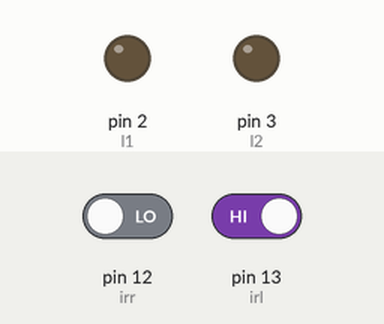
The sketch below on a simulated Arduino Uno, built with avr-gcc and run on an emulated ATmega328P. On the bench: output pins drawn as LEDs (lit = HIGH). The inputs (shaded band) are chosen by the test bench; at power-on: pin 13 (irl) HIGH, pin 12 (irr) LOW. Pins used as bus, display or sensor lines are not drawn.

Above: at 1.2 s.
1.3 s: pin 13 (irl) driven LOW
At 1.7 s:
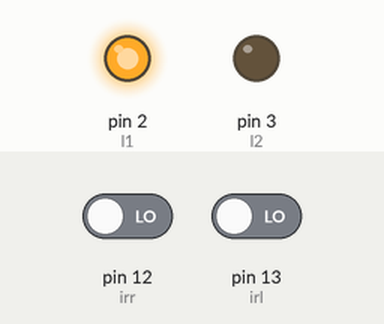
2.8 s: pin 13 (irl) driven HIGH
At 4.0 s:
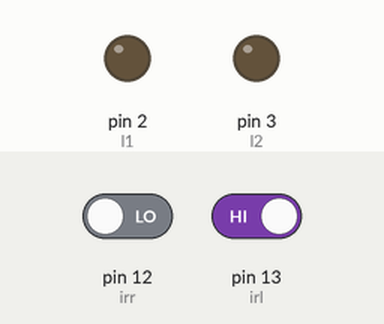
Timing chart, 0 to 5.8 s (numbered marks = the images above; inputs shaded):
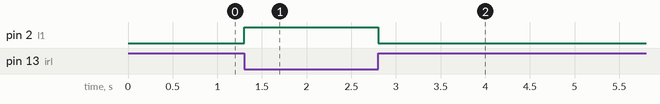

Measured:
- after the input at 1.3 s, pin 2 (l1): LOW → HIGH at once
- after the input at 2.8 s, pin 2 (l1): HIGH → LOW at once

The sketch:

Line-following-Ro.ino
```cpp
#define l1 2
#define l2 3
#define r1 4
#define r2 5
#define irl 13
#define irr 12

void setup() {
for (int i =2;i<=5;i++){
  pinMode(i , OUTPUT);
}
  pinMode(irl , INPUT);
  pinMode(irr , INPUT);
}

void loop() {

int valL = digitalRead (irl);
int valR = digitalRead (irr);
if( valL == LOW && valR == LOW){ forward(); }
else if (valL == HIGH && valR == HIGH){ stop(); }
else if (valL == HIGH && valR == LOW){ right(); }
else if (valL == LOW && valR == HIGH){ left(); }
}


void forward(){
digitalWrite(r1,HIGH);
digitalWrite(r2,LOW);
digitalWrite(l1,HIGH);
digitalWrite(l2,LOW);
}

void backwords(){
digitalWrite(r1,LOW);
digitalWrite(r2,HIGH);
digitalWrite(l1,LOW);
digitalWrite(l2,HIGH);
}
void left(){
digitalWrite(r1,LOW);
digitalWrite(r2,LOW);
digitalWrite(l1,HIGH);
digitalWrite(l2,LOW);
}
void right(){
digitalWrite(r1,HIGH);
digitalWrite(r2,LOW);
digitalWrite(l1,LOW);
digitalWrite(l2,LOW);
}
void stop (){
digitalWrite(r1,LOW);
digitalWrite(r2,LOW);
digitalWrite(l1,LOW);
digitalWrite(l2,LOW);
}
```
